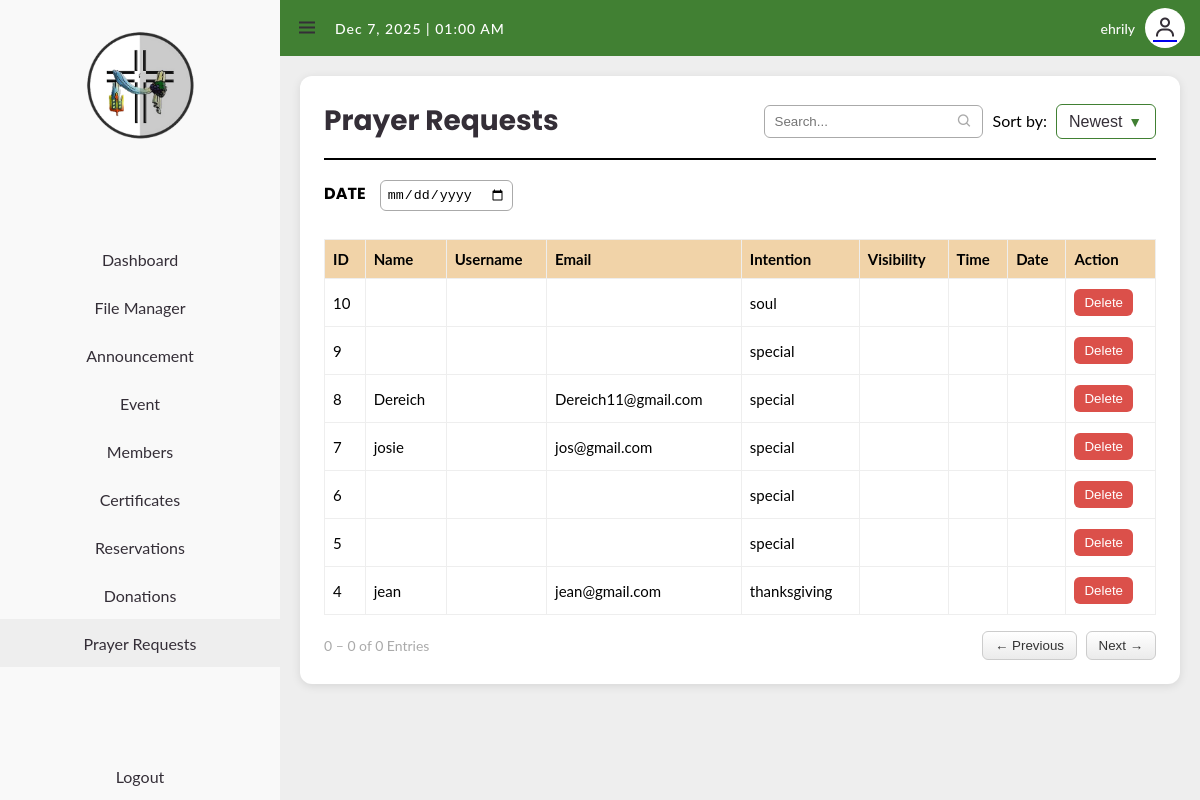
Page /private/prayer_admin.php (signed in) on the committed database.
### tables this page shows
CREATE TABLE `prayer_requests` (
  `id` int(11) NOT NULL,
  `name` varchar(100) DEFAULT NULL,
  `username` varchar(50) DEFAULT NULL,
  `email` varchar(100) DEFAULT NULL,
  `request_text` text DEFAULT NULL,
  `shared_public` tinyint(1) NOT NULL DEFAULT 0,
  `intention` varchar(50) NOT NULL,
  `anonymous` varchar(30) NOT NULL,
  `created_at` timestamp NULL DEFAULT current_timestamp(),
  `visibility` varchar(20) DEFAULT NULL,
  `time` time DEFAULT NULL,
  `date` date DEFAULT NULL
);

### private/prayer_admin.php (the view, shortened to what this page needs)
<?php
$host = 'localhost';
$db   = 'test_tree_db';
$user = 'root';
$pass = '';
$admin_name = !empty($_SESSION['givenname']) ? $_SESSION['givenname'] : $_SESSION['username'];
$conn = new mysqli($host, $user, $pass, $db);
$order = isset($_GET['order']) && $_GET['order'] === 'ASC' ? 'ASC' : 'DESC';
$hideSidebar = false;
$result = $conn->query("SELECT * FROM prayer_requests ORDER BY id $order");
?>
<!DOCTYPE html>
<html lang="en">
<head>
  <link href='https://unpkg.com/boxicons@2.0.9/css/boxicons.min.css' rel='stylesheet'>
</head>
<body>
<section id="sidebar" <?php if ($hideSidebar) echo 'class="hide"'; ?>>
<a href="#" class="label">
<img src="santa krus logo.png" alt="Logo" class="logo" />
</a>
<ul class="side-menu top">
<li><a href="dashboard.php"><span class="text">Dashboard</span></a></li>
<li><a href="stk/filemanager.php"><span class="text">File Manager</span></a></li>
<li><a href="stk/announcement.php"><span class="text">Announcement</span></a></li>
<li><a href="#"><span class="text">Event</span></a></li>
<li><a href="stk/members.php"><span class="text">Members</span></a></li>
<li><a href="certificate/certificate.php"><span class="text">Certificates</span></a></li>
<li><a href="booking_sacraments.php"><span class="text">Reservations</span></a></li>
<li><a href="donations.php" data-section="dashboard"><span class="text">Donations</span></a></li>
<li class="active"><a href="prayer_admin.php"><span class="text">Prayer Requests</span></a></li>
</ul>
<ul class="side-menu">
<li><a href="logout.php" class="logout"><span class="text">Logout</span></a></li>
</ul>
</section>
  <section id="content">
    <nav>
      <i class='bx bx-menu'></i>
      <div id="datetime"></div>
      <div class="profile">
        <span class="greeting"><?php echo htmlspecialchars($admin_name); ?></span>
        <a href="#" class="profile-link"><i class='bx bx-user'></i></a>
      </div>
    </nav>
    <main>
      <section id="prayer-request" class="content-section active">
        <div class="main-content">
          <div class="prayer-controls">
            <h1>Prayer Requests</h1>
            <div class="search-sort-group">
              <div class="search-box">
                <input type="text" placeholder="Search...">
                <i class='bx bx-search'></i>
              </div>
              <form method="get" style="display:inline;">
                <label for="order" style="margin-right:5px;">Sort by:</label>
                <span class="sort-dropdown-wrapper">
                  <select name="order" id="order" class="sort-dropdown" onchange="this.form.submit()">
                    <option value="DESC" <?php if ($order === 'DESC') echo 'selected'; ?>>Newest</option>
                  </select>
                </span>
              </form>
            </div>
          </div>
          <hr class="divider">
          <div class="date-filter">
            <label for="filter-date"><strong>DATE</strong></label>
            <input type="date" id="filter-date" name="filter-date">
          </div>
          <div class="prayer-table-container">
            <table class="prayer-table">
              <thead>
                <tr>
                  <th>ID</th>
                  <th>Name</th>
                  <th>Username</th>
                  <th>Email</th>
                  <th>Intention</th>
                  <th>Visibility</th>
                  <th>Time</th>
                  <th>Date</th>
                  <th>Action</th>
                </tr>
              </thead>
              <tbody>
                <?php if ($result->num_rows > 0): ?>
                  <?php while($row = $result->fetch_assoc()): ?>
                    <tr>
                      <td><?php echo $row['id']; ?></td>
                      <td><?php echo htmlspecialchars($row['name']); ?></td>
                      <td><?php echo htmlspecialchars($row['username']); ?></td>
                      <td><?php echo htmlspecialchars($row['email']); ?></td>
                      <td><?php echo htmlspecialchars($row['intention']); ?></td>
                      <td><?php echo htmlspecialchars($row['visibility']); ?></td>
                      <td><?php echo htmlspecialchars($row['time']); ?></td>
                      <td><?php echo htmlspecialchars($row['date']); ?></td>
                      <td class="action-column">
                        <a href="?delete=<?php echo $row['id']; ?>" onclick="return confirm('Are you sure you want to delete this request?');">
                          <button>Delete</button>
                        </a>
                      </td>
                    </tr>
                  <?php endwhile; ?>
                <?php else: ?>
                  <tr><td colspan="9" class="empty-row">No prayer requests found.</td></tr>
                <?php endif; ?>
              </tbody>
            </table>
          </div>
          <div class="pagination-container">
            <div class="pagination-bar">
              <div class="entry-info">0 – 0 of 0 Entries</div>
              <div class="pagination-nav">
                <button class="page-btn">← Previous</button>
                <button class="page-btn">Next →</button>
              </div>
            </div>
          </div>
        </div>
      </section>
    </main>
  </section>
</body>
</html>

### private/prayer_admin.php (style rules this page uses)
:root { --poppins: 'Poppins', sans-serif; --lato: 'Lato', sans-serif; --light: #F9F9F9; --blue: #3C91E6; --grey: #eee; --dark-grey: #AAAAAA; --dark: #342E37; --red: #DB504A; --green: #418033; }
* { margin: 0; padding: 0; box-sizing: border-box; }
body { font-family: var(--lato); background: var(--grey); overflow-x: hidden; }
#sidebar { position: fixed; top: 0; left: 0; width: 280px; height: 100%; background: var(--light); display: flex; flex-direction: column; justify-content: space-between; z-index: 2000; transition: .3s ease; }
#sidebar .label { height: 150px; display: flex; align-items: center; justify-content: center; padding-top: 20px; }
#sidebar .label .logo { width: 100%; height: 100%; object-fit: contain; }
#sidebar .side-menu { width: 100%; }
#sidebar .side-menu li { height: 48px; }
#sidebar .side-menu li a { display: flex; align-items: center; justify-content: center; height: 100%; font-size: 16px; color: var(--dark); text-decoration: none; }
#sidebar .side-menu li.active { background: var(--grey); }
#content { position: relative; width: calc(100% - 280px); left: 280px; transition: .3s ease; }
#content nav { height: 56px; background-color: var(--green); padding: 0 15px; display: flex; align-items: center; justify-content: space-between; position: sticky; top: 0; z-index: 1000; }
#content nav .bx { font-size: 24px; color: var(--dark); cursor: pointer; }
#content #datetime { color: white; font-size: 14px; font-weight: 500; letter-spacing: 1px; margin-left: 16px; flex-grow: 1; }
#content nav .profile { display: flex; align-items: center; gap: 10px; }
#content nav .profile .greeting { font-size: 14px; color: var(--light); font-weight: 500; }
#content nav .profile-link { display: flex; align-items: center; justify-content: center; width: 40px; height: 40px; border-radius: 50%; background-color: #ffffff; font-size: 24px; transition: background-color 0.3s ease, transform 0.2s ease; }
.content-section { padding: 20px; min-height: calc(100vh - 56px); }
.main-content { background: white; border-radius: 12px; padding: 24px; box-shadow: 0 2px 10px rgba(0, 0, 0, 0.1); }
.prayer-controls { display: flex; justify-content: space-between; align-items: center; margin-bottom: 16px; }
.prayer-controls h1 { font-family: var(--poppins); font-size: 28px; font-weight: 700; color: var(--dark); margin: 0; }
.search-sort-group { display: flex; align-items: center; gap: 10px; }
.search-box { position: relative; }
.search-box input { padding: 8px 30px 8px 10px; border-radius: 6px; border: 1px solid var(--dark-grey); }
.search-box i { position: absolute; right: 10px; top: 50%; transform: translateY(-50%); color: var(--dark-grey); }
.divider { border: none; border-top: 2px solid black; margin: 12px 0 20px 0; width: 100%; }
.date-filter { margin-bottom: 16px; font-family: var(--poppins); }
.date-filter input { margin-left: 10px; padding: 6px; border-radius: 6px; border: 1px solid var(--dark-grey); }
.prayer-table-container { overflow-x: auto; }
.prayer-table { width: 100%; border-collapse: collapse; margin-top: 12px; border: 1px solid var(--grey); }
.prayer-table th, .prayer-table td { padding: 10px 8px; border: 1px solid var(--grey); text-align: left; font-size: 15px; white-space: normal; max-width: 300px; overflow-wrap: break-word; transition: background 0.2s; }
.prayer-table th { background-color: #f1d3a8; color: black; position: sticky; top: 0; z-index: 1; }
.action-column button { background: var(--red); border: none; color: white; padding: 6px 10px; border-radius: 6px; cursor: pointer; }
.pagination-container { margin-top: 16px; }
.pagination-bar { display: flex; justify-content: space-between; align-items: center; font-size: 14px; color: var(--dark-grey); }
.pagination-nav button { background: linear-gradient(180deg, #ffffff, #ebebeb); color: #333; border: 1px solid #ccc; padding: 6px 12px; border-radius: 6px; cursor: pointer; margin-left: 5px; font-weight: 500; transition: all 0.2s ease-in-out; }
.sort-dropdown { padding: 8px 32px 8px 12px; border-radius: 6px; border: 1px solid var(--green); background: white; font-size: 16px; color: var(--dark); appearance: none; -webkit-appearance: none; -moz-appearance: none; position: relative; cursor: pointer; }
.sort-dropdown-wrapper { position: relative; display: inline-block; }
.sort-dropdown-wrapper::after { content: '\25BC'; position: absolute; right: 14px; top: 50%; transform: translateY(-50%); pointer-events: none; color: var(--green); font-size: 14px; }

### rows in the picture
prayer_requests: id "10", intention "soul"
prayer_requests: id "9", intention "special"
prayer_requests: id "8", name "Dereich", email "Dereich11@gmail.com", intention "special"
prayer_requests: id "7", name "josie", email "jos@gmail.com", intention "special"
prayer_requests: id "6", intention "special"
prayer_requests: id "5", intention "special"
prayer_requests: id "4", name "jean", email "jean@gmail.com", intention "thanksgiving"

### other values in the picture
$admin_name "ehrily"
